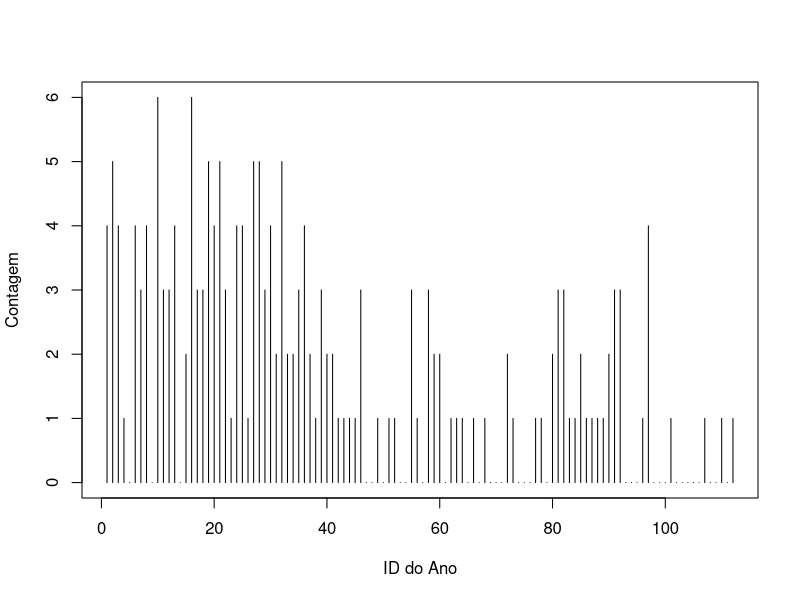

This chart was generated by the following R code:
data <- list(
  ID = c("1", "2", "3", "4", "5", "6", "7", "8", "9", "10", "11",
         "12", "13", "14", "15", "16", "17", "18", "19", "20", "21",
         "22", "23", "24", "25", "26", "27", "28", "29", "30", "31",
         "32", "33", "34", "35", "36", "37", "38", "39", "40", "41",
         "42", "43", "44", "45", "46", "47", "48", "49", "50", "51",
         "52", "53", "54", "55", "56", "57", "58", "59", "60", "61",
         "62", "63", "64", "65", "66", "67", "68", "69", "70", "71",
         "72", "73", "74", "75", "76", "77", "78", "79", "80", "81",
         "82", "83", "84", "85", "86", "87", "88", "89", "90", "91",
         "92", "93", "94", "95", "96", "97", "98", "99", "100", "101",
         "102", "103", "104", "105", "106", "107", "108", "109", "110",
         "111", "112"),
  Ano = as.integer(c(1851, 1852, 1853, 1854, 1855, 1856, 1857,
                     1858, 1859, 1860, 1861, 1862, 1863, 1864, 1865, 1866, 1867,
                     1868, 1869, 1870, 1871, 1872, 1873, 1874, 1875, 1876, 1877,
                     1878, 1879, 1880, 1881, 1882, 1883, 1884, 1885, 1886, 1887,
                     1888, 1889, 1890, 1891, 1892, 1893, 1894, 1895, 1896, 1897,
                     1898, 1899, 1900, 1901, 1902, 1903, 1904, 1905, 1906, 1907,
                     1908, 1909, 1910, 1911, 1912, 1913, 1914, 1915, 1916, 1917,
                     1918, 1919, 1920, 1921, 1922, 1923, 1924, 1925, 1926, 1927,
                     1928, 1929, 1930, 1931, 1932, 1933, 1934, 1935, 1936, 1937,
                     1938, 1939, 1940, 1941, 1942, 1943, 1944, 1945, 1946, 1947,
                     1948, 1949, 1950, 1951, 1952, 1953, 1954, 1955, 1956, 1957,
                     1958, 1959, 1960, 1961, 1962)),
  Contagem = c(4, 5, 4, 1, 0, 4, 3, 4, 0, 6, 3, 3, 4, 0, 2, 6, 3, 3, 5,
               4, 5, 3, 1, 4, 4, 1, 5, 5, 3, 4, 2, 5, 2, 2, 3, 4, 2, 1, 3, 2, 2,
               1, 1, 1, 1, 3, 0, 0, 1, 0, 1, 1, 0, 0, 3, 1, 0, 3, 2, 2, 0, 1, 1,
               1, 0, 1, 0, 1, 0, 0, 0, 2, 1, 0, 0, 0, 1, 1, 0, 2, 3, 3, 1, 1, 2,
               1, 1, 1, 1, 2, 3, 3, 0, 0, 0, 1, 4, 0, 0, 0, 1, 0, 0, 0, 0, 0, 1,
               0, 0, 1, 0, 1)
)
df <- as.data.frame(data)
df
plot(1:112,df$Contagem,type="h",xlab="ID do Ano",ylab="Contagem")


data
